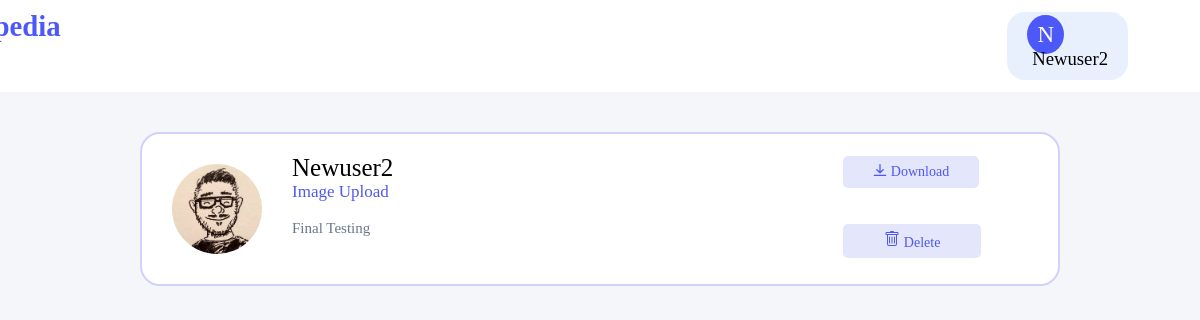
/post/13/ (signed in), run on the app's committed database.
### blog/models.py (models this page shows, shortened)
class Post(models.Model):
	title = models.CharField(max_length=100,name='title')
	file = models.FileField(null=True,blank=True,upload_to='Files',name='file')
	content = models.TextField(name='content')
	date_posted = models.DateTimeField(default=timezone.now)
	author = models.ForeignKey(User, on_delete=models.CASCADE)

### users/models.py (models this page shows, shortened)
class Profile(models.Model):
    user = models.OneToOneField(User, on_delete=models.CASCADE)
    image = models.ImageField(default='default.jpg', upload_to='profile_pics')

### blog/views.py (the view)
# urls.py: path('post/<int:pk>/', PostDetailView.as_view(), name='post-detail'),
class PostDetailView(DetailView):
    model = Post
    template_name = 'blog/post_detail.html'

### blog/templates/blog/post_detail.html (shortened to what this page needs)
{% extends "blog/base.html" %}
{% block content %}
<div class="home">
    <div>
        <a href="{{ object.author.profile.image.url }} " target="_blank"> <img class="image" src="{{ object.author.profile.image.url }}  "></a>
    </div>
    <div class="details">
        <text class="items itmes1">{{ object.author }}</text>
        <br>
        <text class="items itmes2">{{ post.title }}</text>
        <br><br>
        <text class="items itmes3">{{ post.content }}</text>
        <br>
    </div>
    <div class="downl">
        {% if post.file %}
        <a href="{{ object.file.url }}" >
        <button class="btnss" type="submit" name="Downalod">
            Download
        </button></a><br><br><br>
        {% endif %}
        <a href="{% url 'post-delete' object.id %}">
        <button class="delbtnss" type="submit" name="Delete">
            Delete
        </button></a>
    </div>
{% endblock content %}

### blog/templates/blog/base.html (shortened to what this page needs)
{% load static %}
<html>
<html lang="en">
<head>
    <link rel="stylesheet" href="{% static 'blog/style.css' %}">
    <link href="https://cdnjs.cloudflare.com/ajax/libs/font-awesome/4.7.0/css/font-awesome.min.css" rel="stylesheet"/>
</head>
<body>
<div class="container">
    <div id="menu">
        <div class="logo"><a class="links" href="{% url 'blog-home' %}">infopedia</a></div>
        {% if user.is_authenticated %}
        <a href="{% url 'profile' %} ">
            <div class="menu-item round-bttn">
                <span class="circle">{{ user.username.0|title }}</span> &nbsp;{{ user.username }}
            </div>
        </a>
        {% endif %}
    </div>
</div>
 <div class="container my-bg">
    {% block content %}
    {% endblock  %}
</div>
</body>
</html>

### blog/static/blog/style.css (style rules this page uses)
* { margin:0; padding:0; font-family: 'cera pro', Times, serif; text-decoration: None; }
body { background-color:rgb(245,246,250); }
.circle { border-radius: 50%; padding: 7px 10px; background: #4d58f9; text-align: center; font-size: 23px; color: #fff; }
#menu { margin:0px; display:flex; justify-content: flex-end; background-color: white; font-size: 0.9em; flex-wrap: nowrap; }
.menu-item { text-decoration: None; padding: 23px 13px; font-size: 1.3em; }
.round-bttn { border: 2px solid white; background-color: rgb(232,240,254); border-radius: 20px; padding:10px 20px; margin:10px 70px; cursor: pointer; }
.logo { margin:0px; align-content:start; padding:10px; font-size: 2.0em; font-family:'panchang'; font-weight:Bold; color: #4d58f9; margin-right:950px; height:60%; max-width: 30px; }
.home { margin:40px 140px; background-color:white; border: 2px solid rgb(208,210,250); border-radius:20px; display:flex; }
.image { margin:30px; border-radius:50%; height:90px; width:90px; }
.details { padding:20px 0px 0px 0px; }
.itmes1 { font-size:25px; color:rgb(0,0,0); }
.itmes2 { font-size:17px; color:rgb(79,88,240); }
.itmes3 { color:rgb(107,118,139); font-size:15px; }
.btnss { padding:8px 30px; font-size:14px; background-color:rgb(228,230,252); color:rgb(79,88,240); border:None; border-radius:5px; cursor: pointer; }
.downl { margin: 22px 0px 0px 450px; }
a { color:inherit; text-decoration:None; }
.links { font-family:'panchang'; }
.delbtnss { padding:7px 41px; font-size:14px; background-color:rgb(228,230,252); color:rgb(79,88,240); border:None; border-radius:5px; cursor: pointer; }

### data on the page
Post: author.profile.image (picture), author "Newuser2", title "Image Upload", content "Final Testing"

### other printed values
{{ user.username.0|title }} "N"
{{ user.username }} "Newuser2"
